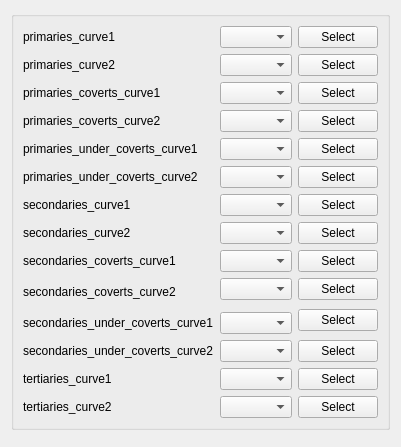
<?xml version="1.0" encoding="UTF-8"?>
<ui version="4.0">
 <class>Form</class>
 <widget class="QWidget" name="Form">
  <property name="geometry">
   <rect>
    <x>0</x>
    <y>0</y>
    <width>399</width>
    <height>447</height>
   </rect>
  </property>
  <property name="windowTitle">
   <string>Form</string>
  </property>
  <layout class="QVBoxLayout" name="verticalLayout">
   <item>
    <widget class="QGroupBox" name="groupBox">
     <property name="title">
      <string/>
     </property>
     <layout class="QGridLayout" name="gridLayout">
      <item row="1" column="1">
       <widget class="QComboBox" name="primary_curve2_comboBox"/>
      </item>
      <item row="4" column="2">
       <widget class="QPushButton" name="primary_under_coverts_curve1_pushButton">
        <property name="text">
         <string>Select</string>
        </property>
       </widget>
      </item>
      <item row="6" column="2">
       <widget class="QPushButton" name="secondary_curve1_pushButton">
        <property name="text">
         <string>Select</string>
        </property>
       </widget>
      </item>
      <item row="2" column="2">
       <widget class="QPushButton" name="primary_coverts_curve1_pushButton">
        <property name="text">
         <string>Select</string>
        </property>
       </widget>
      </item>
      <item row="8" column="1">
       <widget class="QComboBox" name="secondary_coverts_curve1_comboBox"/>
      </item>
      <item row="12" column="2">
       <widget class="QPushButton" name="secondary_under_coverts_curve2_pushButton">
        <property name="text">
         <string>Select</string>
        </property>
       </widget>
      </item>
      <item row="2" column="0">
       <widget class="QLabel" name="label_3">
        <property name="text">
         <string>primaries_coverts_curve1</string>
        </property>
       </widget>
      </item>
      <item row="12" column="1">
       <widget class="QComboBox" name="secondary_under_coverts_curve2_comboBox"/>
      </item>
      <item row="5" column="2">
       <widget class="QPushButton" name="primary_under_coverts_curve2_pushButton">
        <property name="text">
         <string>Select</string>
        </property>
       </widget>
      </item>
      <item row="5" column="0">
       <widget class="QLabel" name="label_6">
        <property name="text">
         <string>primaries_under_coverts_curve2</string>
        </property>
       </widget>
      </item>
      <item row="13" column="0">
       <widget class="QLabel" name="label_14">
        <property name="text">
         <string>tertiaries_curve1</string>
        </property>
       </widget>
      </item>
      <item row="14" column="2">
       <widget class="QPushButton" name="tertiary_curve2_pushButton">
        <property name="text">
         <string>Select</string>
        </property>
       </widget>
      </item>
      <item row="8" column="2">
       <widget class="QPushButton" name="secondary_coverts_curve1_pushButton">
        <property name="text">
         <string>Select</string>
        </property>
       </widget>
      </item>
      <item row="9" column="1">
       <widget class="QComboBox" name="secondary_coverts_curve2_comboBox"/>
      </item>
      <item row="3" column="1">
       <widget class="QComboBox" name="primary_coverts_curve2_comboBox"/>
      </item>
      <item row="8" column="0">
       <widget class="QLabel" name="label_10">
        <property name="text">
         <string>secondaries_coverts_curve1</string>
        </property>
       </widget>
      </item>
      <item row="6" column="0">
       <widget class="QLabel" name="label_8">
        <property name="text">
         <string>secondaries_curve1</string>
        </property>
       </widget>
      </item>
      <item row="10" column="2" rowspan="2">
       <widget class="QPushButton" name="secondary_under_coverts_curve1_pushButton">
        <property name="text">
         <string>Select</string>
        </property>
       </widget>
      </item>
      <item row="13" column="2">
       <widget class="QPushButton" name="tertiary_curve1_pushButton">
        <property name="text">
         <string>Select</string>
        </property>
       </widget>
      </item>
      <item row="12" column="0">
       <widget class="QLabel" name="label_7">
        <property name="text">
         <string>secondaries_under_coverts_curve2</string>
        </property>
       </widget>
      </item>
      <item row="9" column="2">
       <widget class="QPushButton" name="secondary_coverts_curve2_pushButton">
        <property name="text">
         <string>Select</string>
        </property>
       </widget>
      </item>
      <item row="0" column="0">
       <widget class="QLabel" name="label">
        <property name="text">
         <string>primaries_curve1</string>
        </property>
       </widget>
      </item>
      <item row="2" column="1">
       <widget class="QComboBox" name="primary_coverts_curve1_comboBox"/>
      </item>
      <item row="3" column="0">
       <widget class="QLabel" name="label_4">
        <property name="text">
         <string>primaries_coverts_curve2</string>
        </property>
       </widget>
      </item>
      <item row="7" column="0">
       <widget class="QLabel" name="label_11">
        <property name="text">
         <string>secondaries_curve2</string>
        </property>
       </widget>
      </item>
      <item row="1" column="2">
       <widget class="QPushButton" name="primary_curve2_pushButton">
        <property name="text">
         <string>Select</string>
        </property>
       </widget>
      </item>
      <item row="4" column="0">
       <widget class="QLabel" name="label_5">
        <property name="text">
         <string>primaries_under_coverts_curve1</string>
        </property>
       </widget>
      </item>
      <item row="0" column="1">
       <widget class="QComboBox" name="primary_curve1_comboBox"/>
      </item>
      <item row="5" column="1">
       <widget class="QComboBox" name="primary_under_coverts_curve2_comboBox"/>
      </item>
      <item row="11" column="0">
       <widget class="QLabel" name="label_9">
        <property name="text">
         <string>secondaries_under_coverts_curve1</string>
        </property>
       </widget>
      </item>
      <item row="4" column="1">
       <widget class="QComboBox" name="primary_under_coverts_curve1_comboBox"/>
      </item>
      <item row="7" column="2">
       <widget class="QPushButton" name="secondary_curve2_pushButton">
        <property name="text">
         <string>Select</string>
        </property>
       </widget>
      </item>
      <item row="9" column="0" rowspan="2">
       <widget class="QLabel" name="label_12">
        <property name="text">
         <string>secondaries_coverts_curve2</string>
        </property>
       </widget>
      </item>
      <item row="13" column="1">
       <widget class="QComboBox" name="tertiary_curve1_comboBox"/>
      </item>
      <item row="14" column="1">
       <widget class="QComboBox" name="tertiary_curve2_comboBox"/>
      </item>
      <item row="11" column="1">
       <widget class="QComboBox" name="secondary_under_coverts_curve1_comboBox"/>
      </item>
      <item row="3" column="2">
       <widget class="QPushButton" name="primary_coverts_curve2_pushButton">
        <property name="text">
         <string>Select</string>
        </property>
       </widget>
      </item>
      <item row="14" column="0">
       <widget class="QLabel" name="label_13">
        <property name="text">
         <string>tertiaries_curve2</string>
        </property>
       </widget>
      </item>
      <item row="1" column="0">
       <widget class="QLabel" name="label_2">
        <property name="text">
         <string>primaries_curve2</string>
        </property>
       </widget>
      </item>
      <item row="6" column="1">
       <widget class="QComboBox" name="secondary_curve1_comboBox"/>
      </item>
      <item row="0" column="2">
       <widget class="QPushButton" name="primary_curve1_pushButton">
        <property name="text">
         <string>Select</string>
        </property>
       </widget>
      </item>
      <item row="7" column="1">
       <widget class="QComboBox" name="secondary_curve2_comboBox"/>
      </item>
     </layout>
    </widget>
   </item>
   <item>
    <spacer name="verticalSpacer">
     <property name="orientation">
      <enum>Qt::Vertical</enum>
     </property>
     <property name="sizeHint" stdset="0">
      <size>
       <width>20</width>
       <height>0</height>
      </size>
     </property>
    </spacer>
   </item>
  </layout>
 </widget>
 <resources/>
 <connections/>
</ui>
